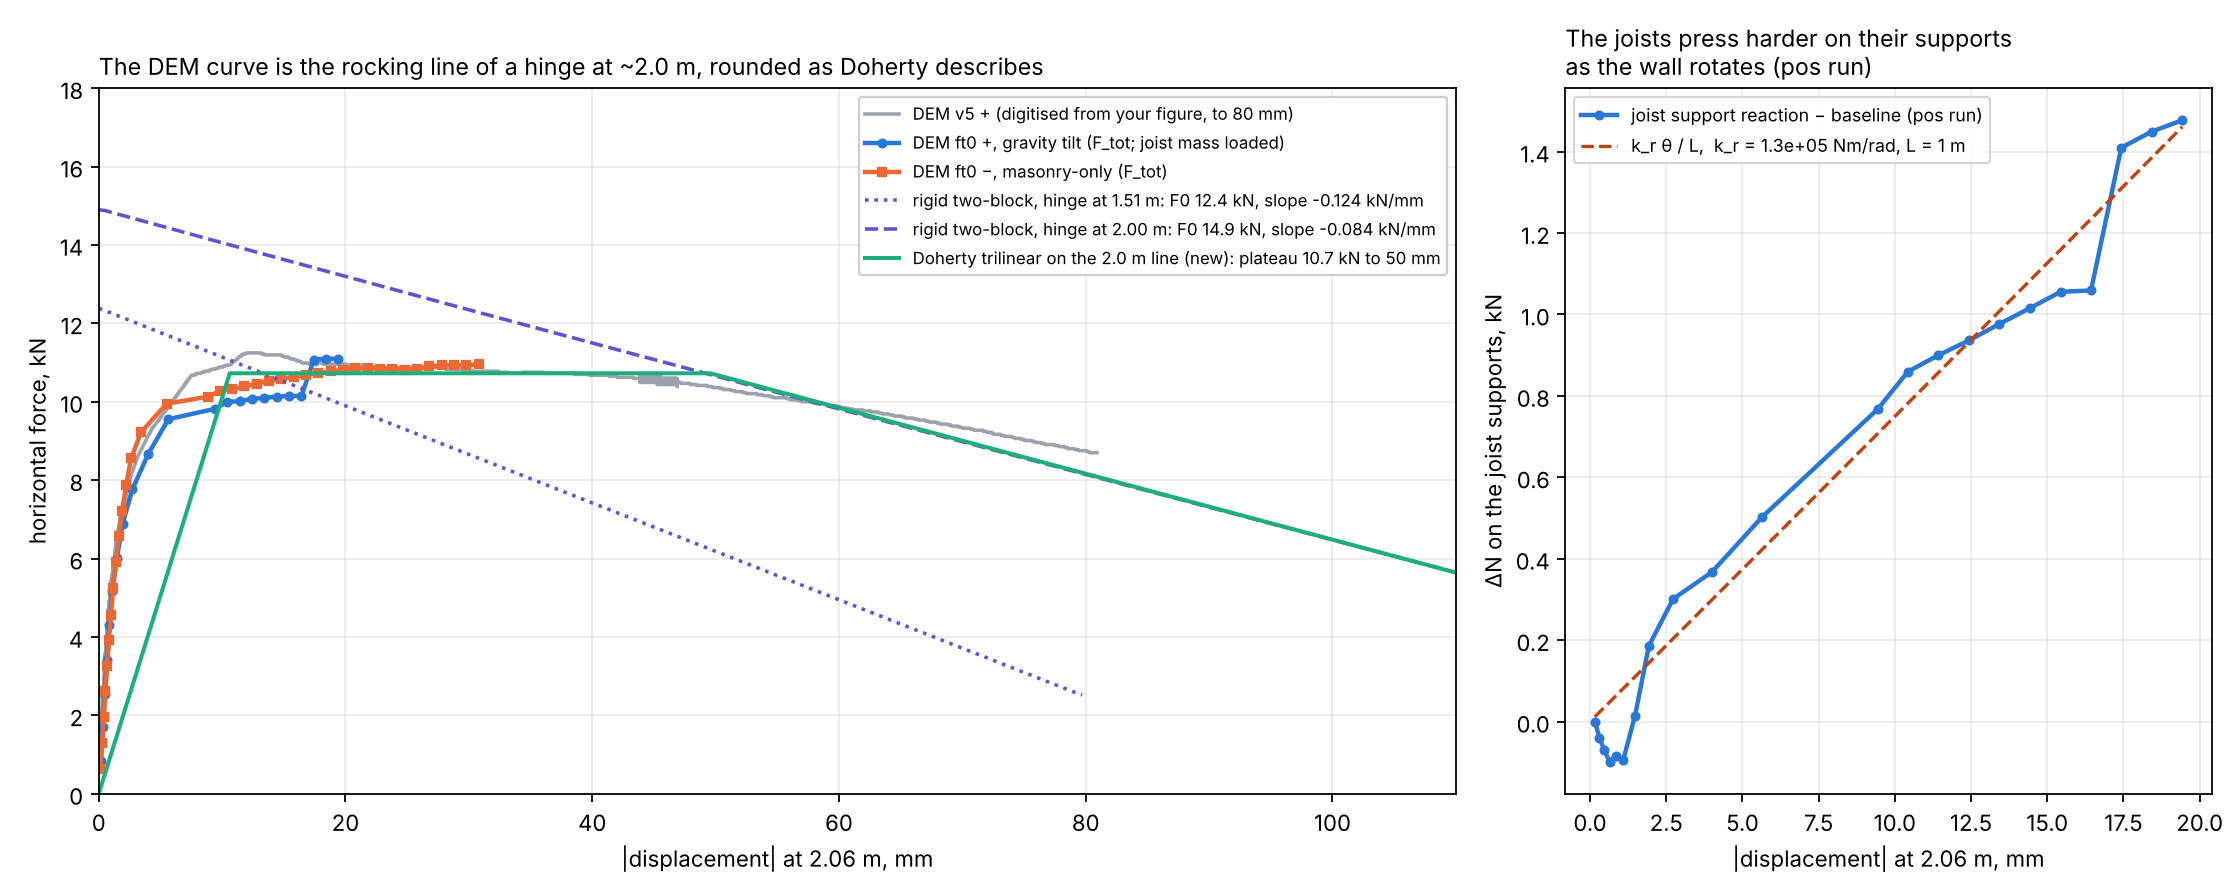

Write the Python code that produced this figure.
import csv, numpy as np, matplotlib
matplotlib.use("Agg"); import matplotlib.pyplot as plt
import sys; sys.path.insert(0, '/home/claude/duct'); sys.path.insert(0, '/home/claude/mech')
from vw import curve, config
from rocking_model import doherty_trilinear
W, O = 13.16, 10.35 + 1.485 + 1.18
P = '/home/claude/v14/pushover_results_v5_ft0_masonrypush/'
pos = [r for r in csv.DictReader(open(P + 'pushover_pos.csv')) if r['converged'] != '0']
neg = [r for r in csv.DictReader(open(P + 'pushover_neg.csv')) if r['converged'] != '0']
dp = np.array([abs(float(r['d_ctrl_mm'])) for r in pos]); Fp = np.array([abs(float(r['F_tot_kN'])) for r in pos])
ap = np.array([abs(float(r['a_mps2'])) for r in pos]); jN = np.array([float(r['joist_N_kN']) for r in pos])
dn = np.array([abs(float(r['d_ctrl_mm'])) for r in neg]); Fn = np.array([abs(float(r['F_tot_kN'])) for r in neg])
v5 = np.genfromtxt('/home/claude/env/v5_pushover_digitised.csv', delimiter=',', names=True)

# joist rotational stiffness back-calculated from the logged joist support reaction (pos run, hinge assumed at 2.0 m)
H1, L = 2.0, 1.0
th = np.linspace(1e-5, 0.03, 300); dd = []
for a in th:
    lo, up, _ = config(a, H1); dd.append((up(np.array([0.21, 2.06]))[0] - 0.21) * 1e3)
dd = np.array(dd); th_at = np.interp(dp, dd, th)
dN = jN - jN[0]; m = dp > 3
k_r = np.sum(dN[m] * L * 1e3 * th_at[m]) / np.sum(th_at[m] ** 2)        # Nm/rad, LS through the origin
print('k_r back-calculated %.3g Nm/rad' % k_r)

fig, ax = plt.subplots(1, 2, figsize=(14, 5.6), gridspec_kw=dict(width_ratios=[2.1, 1]))
a0 = ax[0]
a0.plot(v5['d_mm'], v5['F_kN'], '-', color='#9aa3ad', lw=1.6, label='DEM v5 + (digitised from your figure, to 80 mm)')
a0.plot(dp, Fp, 'o-', color='#2a78d6', ms=3.5, lw=2, label='DEM ft0 +, gravity tilt (F_tot; joist mass loaded)')
a0.plot(dn, Fn, 's-', color='#eb6834', ms=3.5, lw=2, label='DEM ft0 −, masonry-only (F_tot)')
for h1, ls, c in ((1.508, ':', '#6250d6'), (2.0, '--', '#6250d6')):
    d, F = curve(h1, W, O, thmax=0.11)
    a0.plot(d, F, ls, color=c, lw=1.6, label='rigid two-block, hinge at %.2f m: F0 %.1f kN, slope %.3f kN/mm' % (h1, F[0], np.polyfit(d[(d > 40) & (d < 80)], F[(d > 40) & (d < 80)], 1)[0]))
    if h1 == 2.0:
        uz = np.interp(0, -F, d); pts = np.array(doherty_trilinear(F[0], uz, 'new'))
        a0.plot(pts[:, 0], pts[:, 1], '-', color='#1baf7a', lw=1.8, label='Doherty trilinear on the 2.0 m line (new): plateau %.1f kN to %.0f mm' % (pts[1, 1], pts[2, 0]))
a0.set_xlim(0, 110); a0.set_ylim(0, 18); a0.grid(alpha=0.25)
a0.set_xlabel('|displacement| at 2.06 m, mm'); a0.set_ylabel('horizontal force, kN')
a0.set_title('The DEM curve is the rocking line of a hinge at ~2.0 m, rounded as Doherty describes', loc='left', fontsize=10.5)
a0.legend(fontsize=7.6, loc='upper right', framealpha=0.95)
a1 = ax[1]
a1.plot(dp, dN, 'o-', color='#2a78d6', ms=3.5, lw=2, label='joist support reaction − baseline (pos run)')
a1.plot(dp, k_r * th_at / L / 1e3, '--', color='#c2410c', lw=1.5, label='k_r θ / L,  k_r = %.1e Nm/rad, L = 1 m' % k_r)
a1.set_xlabel('|displacement| at 2.06 m, mm'); a1.set_ylabel('ΔN on the joist supports, kN'); a1.grid(alpha=0.25)
a1.set_title('The joists press harder on their supports\nas the wall rotates (pos run)', loc='left', fontsize=10.5)
a1.legend(fontsize=8, loc='upper left')
fig.tight_layout(); fig.savefig('/home/claude/mech/fig_pushover_ductility.png', dpi=160)
